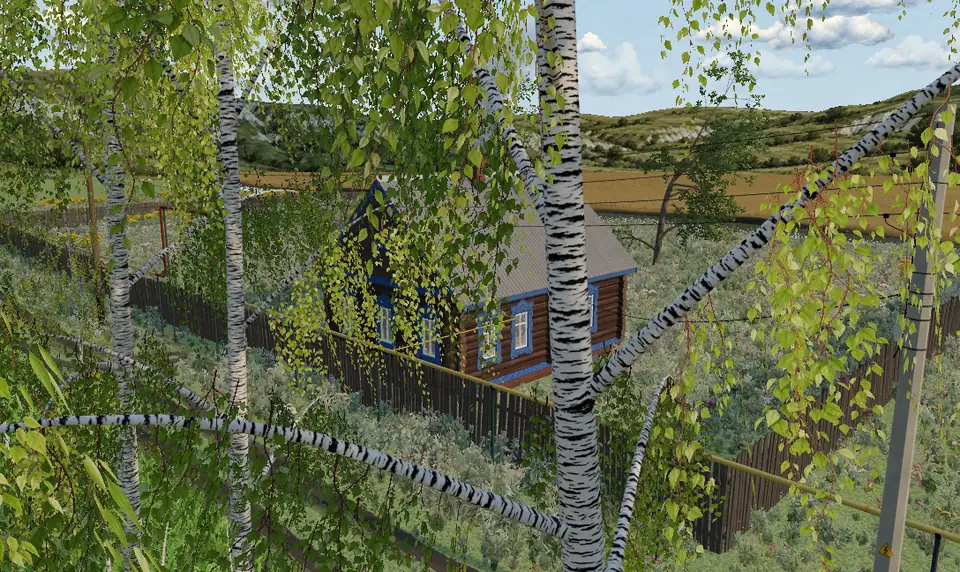
#> input picture assets/menu-yard.webp, 960 x 572 px
$ python nalichnik.py ../assets/menu-yard.webp
#> lines starting #> are read from the running program, lines starting #| are printed output that depends on the picture
"""Наличники для дома: атлас картинок и их мерки.

python3 tools/nalichnik.py <png...>
  → assets/textures/house-nalichnik.webp (картинки в ряд, каждая 512 × 1024)
  → assets/textures/house-nalichnik.json: px — размер исходной картинки; frame и opening — рама и проём
    (x0, x1, y0, y1 в пикселях, от левого верхнего угла, общие для всех); outlines — внешний силуэт
    каждой рамы ломаной [x, y, x, y, ...] в тех же пикселях, по нему код даёт раме толщину.
"""
import json
import sys

import numpy as np
from PIL import Image

OUT = 'assets/textures/house-nalichnik'
CELL = (512, 1024)
TRACE = 4      # силуэт ищем на картинке, уменьшенной во столько раз
EPSILON = 1.0  # допуск упрощения ломаной, в пикселях уменьшенной картинки


def bbox(mask):
    ys, xs = np.where(mask)
    return [int(xs.min()), int(xs.max()) + 1, int(ys.min()), int(ys.max()) + 1]


def opening(mask):
    """Прозрачный проём посреди рамы: идём от середины картинки до краёв рамы."""
    h, w = mask.shape
    cx, cy = w // 2, h // 2
    x0 = cx
    while not mask[cy, x0 - 1]: x0 -= 1
    x1 = cx
    while not mask[cy, x1]: x1 += 1
    y0 = cy
    while not mask[y0 - 1, cx]: y0 -= 1
    y1 = cy
    while not mask[y1, cx]: y1 += 1
    return [x0, x1, y0, y1]


def trace(mask):
    """Внешний контур (обход соседей по Муру) от самой верхней левой точки рамы, по часовой стрелке."""
    m = np.pad(mask, 1)
    steps = [(-1, 0), (-1, 1), (0, 1), (1, 1), (1, 0), (1, -1), (0, -1), (-1, -1)]  # (dy, dx) по часовой
    ys, xs = np.where(m)
    start = (int(ys[0]), int(xs[0]))
    path, p, back = [start], start, 6  # пришли слева
    while True:
        for k in range(8):
            d = (back + 1 + k) % 8
            q = (p[0] + steps[d][0], p[1] + steps[d][1])
            if m[q]:
                back = (d + 4) % 8
                p = q
                break
        if p == start: break
        path.append(p)
    return [(x - 1, y - 1) for y, x in path]


def simplify(points, eps):
    """Рамер — Дуглас — Пекер для замкнутой ломаной."""
    def rdp(pts):
        if len(pts) < 3: return pts
        a, b = np.array(pts[0], float), np.array(pts[-1], float)
        ab = b - a
        norm = np.hypot(*ab) or 1.0
        d = [abs(ab[0] * (p[1] - a[1]) - ab[1] * (p[0] - a[0])) / norm for p in pts[1:-1]]
        i = int(np.argmax(d)) + 1
        if d[i - 1] <= eps: return [pts[0], pts[-1]]
        return rdp(pts[:i + 1])[:-1] + rdp(pts[i:])
    half = len(points) // 2
    return rdp(points[:half + 1])[:-1] + rdp(points[half:] + points[:1])[:-1]


def main(files):
    atlas = Image.new('RGBA', (CELL[0] * len(files), CELL[1]))
#> atlas: PIL image 512x1024 RGBA; every value is 0
    frames, openings, outlines = [], [], []
    for i, f in enumerate(files):
        im = Image.open(f).convert('RGBA')
        mask = np.asarray(im)[..., 3] > 128
#> mask: shape (572, 960) bool; every value is 1
        frames.append(bbox(mask))
        openings.append(opening(mask))
#> after the loop in opening, `while not mask[cy, x0 - 1]: x0 -= 1`: x0 = 480
#> after the loop in opening, `while not mask[y0 - 1, cx]: y0 -= 1`: y0 = 286
        small = np.asarray(im.resize((im.width // TRACE, im.height // TRACE), Image.BOX))[..., 3] > 128
#> small: shape (143, 240) bool; every value is 1
        line = simplify(trace(small), EPSILON)
#> in trace, `m = np.pad(mask, 1)`:
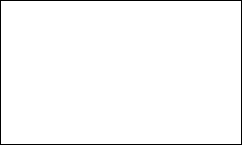
#> m: shape (145, 242) bool; 97.8% white; black in thin lines or dots
#> in trace, `start = (int(ys[0]), int(xs[0]))`: start = (1, 1)
#> in trace, `path, p, back = [start], start, 6`: path = [(1, 1)]; p = (1, 1); back = 6
#> after the loop in trace, `while True:`: path = 762 pairs, first value 1 to 143, second value 1 to 240
#> in simplify, `half = len(points) // 2`: half = 381
#> in rdp, `a, b = np.array(pts[0], float), np.array(pts[-1], float)`: a = [0, 0]; b = [239, 142]
#> in rdp, `norm = np.hypot(*ab) or 1.0`: norm = 278
#> in rdp, `d = [abs(ab[0] * (p[1] - a[1]) - ab[1] * (p[0] - a[0])) / norm for p i..`: d = 380 values, max 122.1 at index 238, min 0.511 at index 0, mean 61.2
#> in rdp, `i = int(np.argmax(d)) + 1`: i = 239
#> line = [(0, 0), (239, 0), (239, 142), (0, 142)]
        outlines.append([round(v * TRACE + TRACE / 2) for p in line for v in p])
        atlas.paste(im.resize(CELL, Image.LANCZOS), (i * CELL[0], 0))
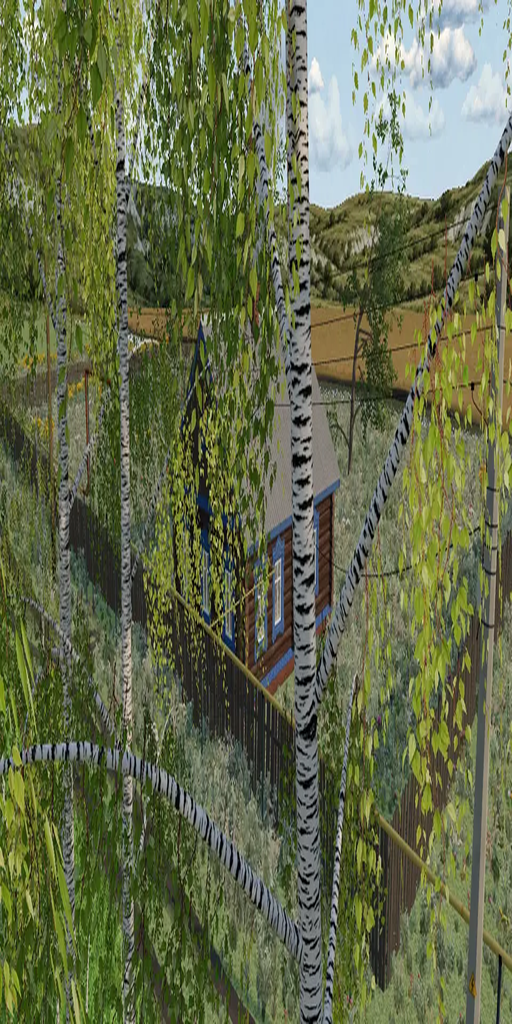
#> atlas: PIL image 512x1024 RGBA; mean R, G, B, A 100.3, 108, 74.8, 255
    # Рамы и проёмы у набора общие (одинаковый контур): берём самые широкие.
    frame = [min(f[0] for f in frames), max(f[1] for f in frames), min(f[2] for f in frames), max(f[3] for f in frames)]
#> frame = [0, 960, 0, 572]
    hole = [max(o[0] for o in openings), min(o[1] for o in openings), max(o[2] for o in openings), min(o[3] for o in openings)]
#> hole = [480, 480, 286, 286]
    atlas.save(OUT + '.webp', quality=90, method=6)
    with open(OUT + '.json', 'w') as out:
        json.dump({'px': list(im.size), 'frame': frame, 'opening': hole, 'outlines': outlines}, out, separators=(',', ':'))
    print(frame, hole, [len(o) // 2 for o in outlines])
#| [0, 960, 0, 572] [480, 480, 286, 286] [4]


if __name__ == '__main__':
    main(sys.argv[1:])
